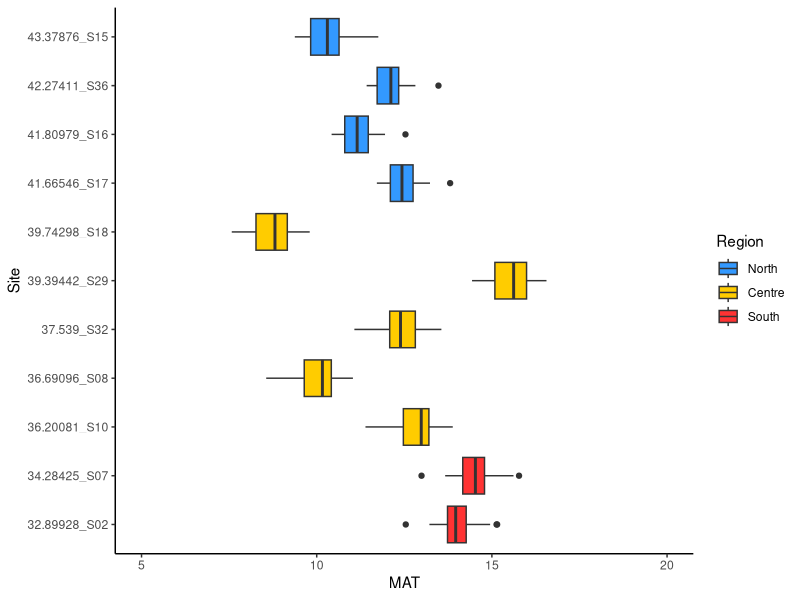
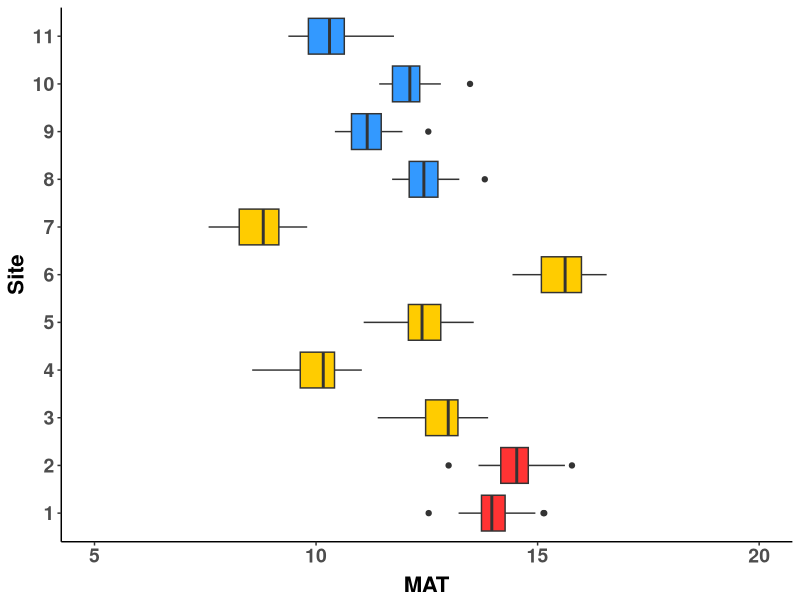
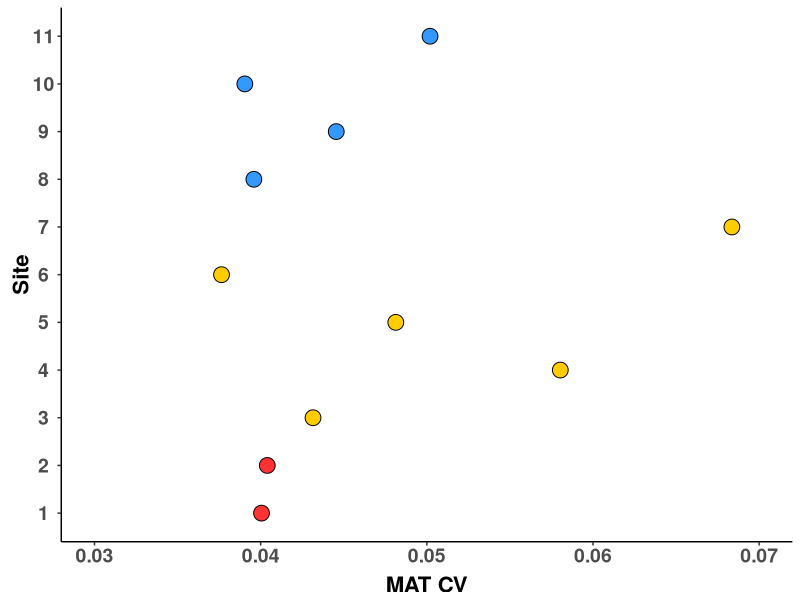
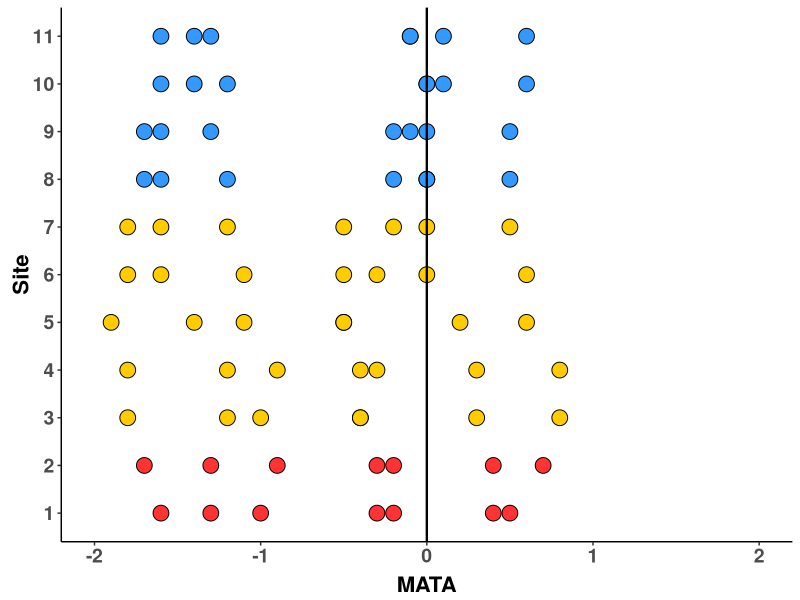
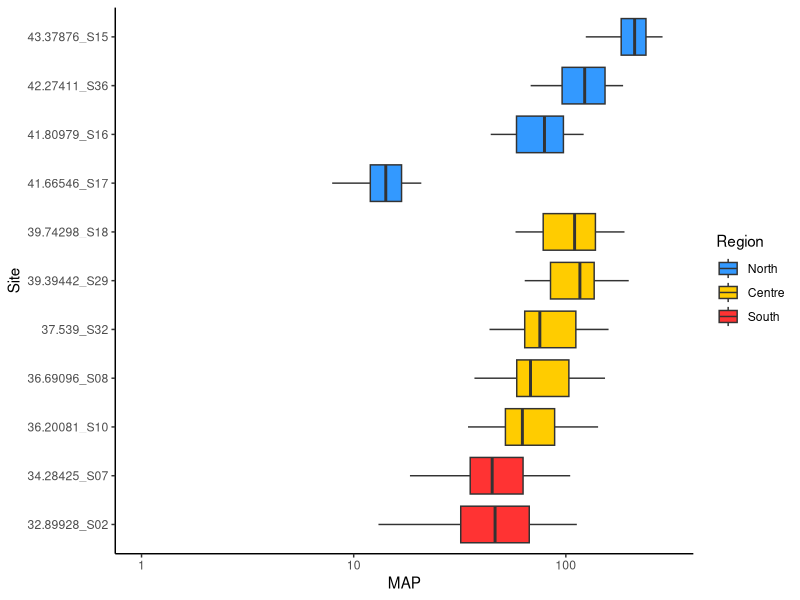
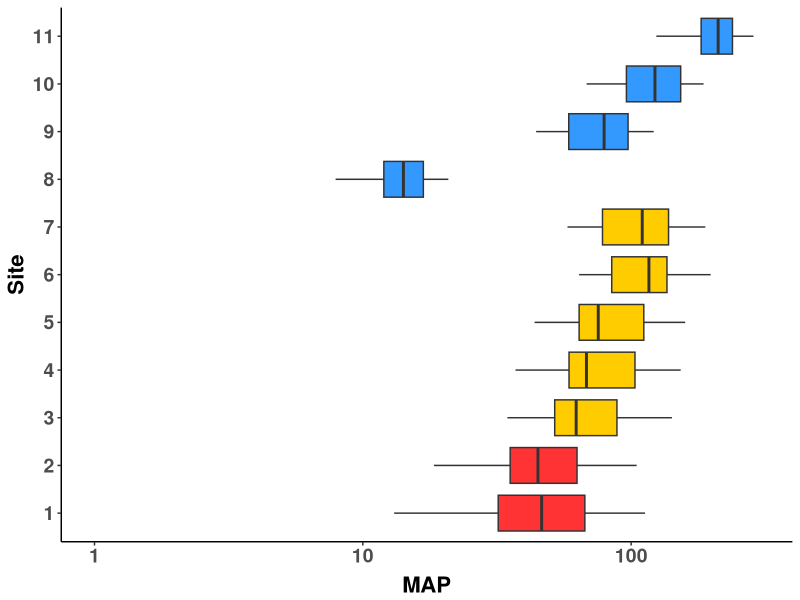
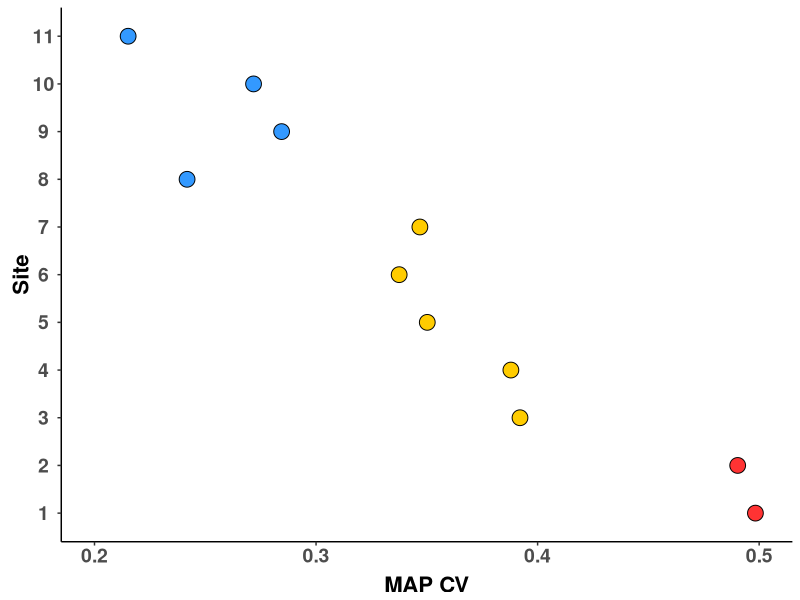
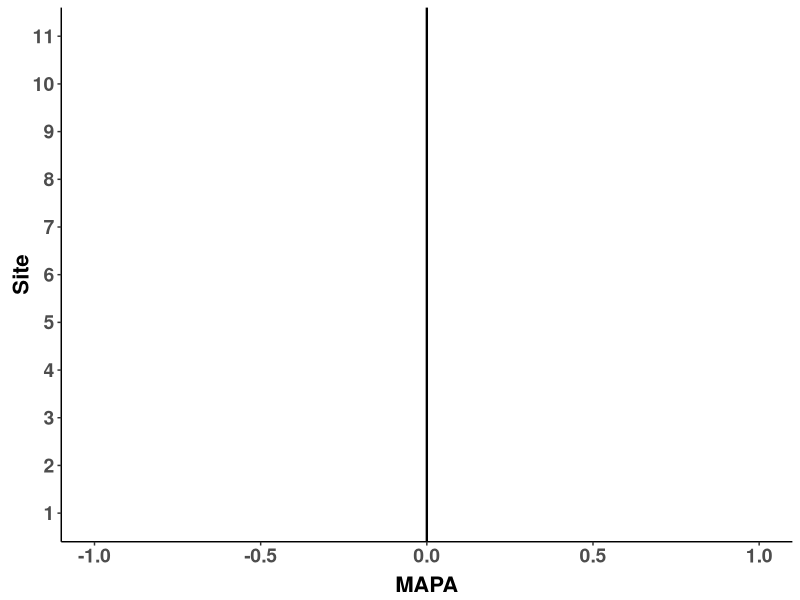

The R source for these figures, in order:
#################
# Generate MAT and MAP Fig S1, Paper 1
#################

library(tidyverse)
library(cowplot)


##### MAT ####


### Fig S1A, make MAT plot for 1979 to 2009 ###

m_year<-read.csv('Data/m_year.csv', header=T) #Imports 30 years of Mimulus climate data
colnames(m_year)[2]<-"Site"
m_year<-m_year %>% filter(Site!="S11")
m_year<-m_year %>% mutate(Region = ifelse(Latitude >= 40, "North", 
                                          ifelse((Latitude >35) & (Latitude <40), "Centre","South"))) %>%
  mutate(Site.Lat=paste(Latitude,Site,sep="_")) #Set up Site.Lat
m_year$Region<-as.factor(m_year$Region) #Make Region appear in logical order
m_year$Region<-factor(m_year$Region,levels=c("North","Centre","South"))
Site.lable<-c("32.89928_S02"="1","34.28425_S07"="2","36.20081_S10"="3","36.69096_S08"="4", 
              "37.539_S32"="5","39.39442_S29"="6","39.74298_S18"="7", "41.66546_S17"="8", 
              "41.80979_S16"="9","42.27411_S36"="10","43.37876_S15"="11")

#Make Graph
MAT_Lat<-ggplot(m_year, aes(x=Site.Lat, y=MAT,fill=Region))+ 
  geom_boxplot()+
  scale_y_continuous(name="MAT",limits=c(5,20))+
  xlab("Site")+
  coord_flip()+
  scale_fill_manual(values= c("North"="#3399FF", "Centre"="#FFCC00", "South"="#FF3333")) +
  theme_classic()
MAT_Lat
MAT_Lat<-MAT_Lat + theme(legend.position = "none",
                         axis.title.x=element_text(size=16,vjust = 0, face="bold",hjust=0.5),
                         #axis.ticks.x = element_blank(),
                         axis.text.x = element_text(size=14, face="bold", angle=0,hjust=0.5),
                         axis.text.y = element_text(size=14,face="bold"),
                         axis.title.y = element_text(size=16,vjust = 1, face="bold"))+
  scale_x_discrete(labels=Site.lable)
MAT_Lat
#ggsave("Fig S1A.pdf", width = 4, height = 7, units = "in")





### Fig S1B, make MAT CV plot for 1979 to 2009 ###

CV_climate<-read.csv('Data/climate.csv', header=T) #Imports 30 years of Mimulus climate data
colnames(CV_climate)[2]<-"Site" ; CV_climate<-CV_climate %>% filter(Site!="S11") #Clean up data set
CV_climate<-CV_climate %>% select(Site,ID2,Latitude,Longitude)
for (i in 1:11){ # calculate CV
  site.select<-m_year %>% filter(Site==CV_climate$Site[i])
  CV_climate[i,5]<-sd(site.select$MAT)/mean(site.select$MAT)
}
colnames(CV_climate)[5]<-"MAT.CV"
#Add in Region and Site.Lat
CV_climate<-CV_climate %>% mutate(Region = ifelse(Latitude >= 40, "North", 
                                                  ifelse((Latitude >35) & (Latitude <40), "Centre","South"))) %>%
  mutate(Site.Lat=paste(Latitude,Site,sep="_")) #Set up Site.Lat
CV_climate$Region<-as.factor(CV_climate$Region) #Make Region appear in logical order
CV_climate$Region<-factor(CV_climate$Region,levels=c("North","Centre","South"))
Site.lable<-c("32.89928_S02"="1","34.28425_S07"="2","36.20081_S10"="3","36.69096_S08"="4", 
              "37.539_S32"="5","39.39442_S29"="6","39.74298_S18"="7", "41.66546_S17"="8", 
              "41.80979_S16"="9","42.27411_S36"="10","43.37876_S15"="11")


#Dot graph
MAT_CV_Lat<-ggplot(CV_climate, aes(x=Site.Lat, y=MAT.CV))+ 
  geom_point(aes(fill=Region),size=5, shape=21,color="black")+
  scale_y_continuous(name="MAT CV",limits=c(0.03,0.07))+
  xlab("Site")+
  coord_flip()+
  scale_fill_manual(values= c("North"="#3399FF", "Centre"="#FFCC00", "South"="#FF3333")) +
  theme_classic()
MAT_CV_Lat<-MAT_CV_Lat + theme(legend.position = "none",
                       axis.title.x=element_text(size=16,vjust = 0, face="bold",hjust=0.5),
                       #axis.ticks.x = element_blank(),
                       axis.text.x = element_text(size=14, face="bold", angle=0,hjust=0.5),
                       axis.text.y = element_text(size=14,face="bold",hjust=0.5),
                       axis.title.y = element_text(size=16,vjust = 0, face="bold",hjust=0.5))+
  scale_x_discrete(labels=Site.lable)
MAT_CV_Lat
#ggsave("Fig 1B.pdf", width = 4, height = 7, units = "in")


### Fig S1C, make MATA plot per site.lat 2010 - 2016 ###

wna.all<-read.csv('Data/wna_all.csv', header=T) #Imports CMDA for all site/year cominbations
wna.all<-wna.all %>% filter(Site!="S11")
wna.all<-wna.all %>% mutate(Region = ifelse(Latitude >= 40, "North", 
                                            ifelse((Latitude >35) & (Latitude <40), "Centre","South"))) %>%
  mutate(Site.Lat=paste(Latitude,Site,sep="_")) #Set up Site.Lat
wna.all$Region<-as.factor(wna.all$Region) #Make Region appear in logical order
wna.all$Region<-factor(wna.all$Region,levels=c("North","Centre","South"))
Site.lable<-c("32.89928_S02"="1","34.28425_S07"="2","36.20081_S10"="3","36.69096_S08"="4", 
              "37.539_S32"="5","39.39442_S29"="6","39.74298_S18"="7", "41.66546_S17"="8", 
              "41.80979_S16"="9","42.27411_S36"="10","43.37876_S15"="11")


#Dot graph
MATA_Lat<-ggplot(wna.all, aes(x=Site.Lat, y=MAT.anom))+ 
  geom_point(aes(fill=Region),size=5, shape=21,color="black")+
  scale_y_continuous(name="MATA",limits=c(-2,2))+
  xlab("Site")+
  geom_hline(yintercept = 0, color="black", size=0.8)+
  coord_flip()+
  scale_fill_manual(values= c("North"="#3399FF", "Centre"="#FFCC00", "South"="#FF3333")) +
  theme_classic()
MATA_Lat<-MATA_Lat + theme(legend.position = "none",
                           axis.title.x=element_text(size=16,vjust = 0, face="bold",hjust=0.5),
                           #axis.ticks.x = element_blank(),
                           axis.text.x = element_text(size=14, face="bold", angle=0,hjust=0.5),
                           axis.text.y = element_text(size=14,face="bold"),
                           axis.title.y = element_text(size=16,vjust = 0, face="bold",hjust=0.5))+
  scale_x_discrete(labels=Site.lable)
MATA_Lat
#ggsave("Fig 1SC_point.pdf", width = 4, height = 7, units = "in")






#### MAP ####


### Fig S1D, make MAP plot for 1979 to 2009 ###

m_year<-read.csv('Data/m_year.csv', header=T) #Imports 30 years of Mimulus climate data
colnames(m_year)[2]<-"Site"
m_year<-m_year %>% filter(Site!="S11")
m_year<-m_year %>% mutate(Region = ifelse(Latitude >= 40, "North", 
                                          ifelse((Latitude >35) & (Latitude <40), "Centre","South"))) %>%
  mutate(Site.Lat=paste(Latitude,Site,sep="_")) #Set up Site.Lat
m_year$Region<-as.factor(m_year$Region) #Make Region appear in logical order
m_year$Region<-factor(m_year$Region,levels=c("North","Centre","South"))
Site.lable<-c("32.89928_S02"="1","34.28425_S07"="2","36.20081_S10"="3","36.69096_S08"="4", 
              "37.539_S32"="5","39.39442_S29"="6","39.74298_S18"="7", "41.66546_S17"="8", 
              "41.80979_S16"="9","42.27411_S36"="10","43.37876_S15"="11")

#Make Graph
MAP_Lat<-ggplot(m_year, aes(x=Site.Lat, y=MAP,fill=Region))+ 
  geom_boxplot()+
  scale_y_continuous(name="MAP", trans='log10', limits=c(1,300))+
  xlab("Site")+
  coord_flip()+
  scale_fill_manual(values= c("North"="#3399FF", "Centre"="#FFCC00", "South"="#FF3333")) +
  theme_classic()
MAP_Lat
MAP_Lat<-MAP_Lat + theme(legend.position = "none",
                         axis.title.x=element_text(size=16,vjust = 0, face="bold",hjust=0.5),
                         #axis.ticks.x = element_blank(),
                         axis.text.x = element_text(size=14, face="bold", angle=0,hjust=0.5),
                         axis.text.y = element_text(size=14,face="bold"),
                         axis.title.y = element_text(size=16,vjust = 1, face="bold"))+
  scale_x_discrete(labels=Site.lable)
MAP_Lat
#ggsave("Fig S1D.pdf", width = 4, height = 7, units = "in")





### Fig S1E, make MAP CV plot for 1979 to 2009 ###

CV_climate<-read.csv('Data/climate.csv', header=T) #Imports 30 years of Mimulus climate data
colnames(CV_climate)[2]<-"Site" ; CV_climate<-CV_climate %>% filter(Site!="S11") #Clean up data set
CV_climate<-CV_climate %>% select(Site,ID2,Latitude,Longitude)
for (i in 1:11){ # calculate CV
  site.select<-m_year %>% filter(Site==CV_climate$Site[i])
  CV_climate[i,5]<-sd(site.select$MAP)/mean(site.select$MAP)
}
colnames(CV_climate)[5]<-"MAP.CV"
#Add in Region and Site.Lat
CV_climate<-CV_climate %>% mutate(Region = ifelse(Latitude >= 40, "North", 
                                                  ifelse((Latitude >35) & (Latitude <40), "Centre","South"))) %>%
  mutate(Site.Lat=paste(Latitude,Site,sep="_")) #Set up Site.Lat
CV_climate$Region<-as.factor(CV_climate$Region) #Make Region appear in logical order
CV_climate$Region<-factor(CV_climate$Region,levels=c("North","Centre","South"))
Site.lable<-c("32.89928_S02"="1","34.28425_S07"="2","36.20081_S10"="3","36.69096_S08"="4", 
              "37.539_S32"="5","39.39442_S29"="6","39.74298_S18"="7", "41.66546_S17"="8", 
              "41.80979_S16"="9","42.27411_S36"="10","43.37876_S15"="11")


#Dot graph
MAP_CV_Lat<-ggplot(CV_climate, aes(x=Site.Lat, y=MAP.CV))+ 
  geom_point(aes(fill=Region),size=5, shape=21,color="black")+
  scale_y_continuous(name="MAP CV",limits=c(0.2,0.5))+
  xlab("Site")+
  coord_flip()+
  scale_fill_manual(values= c("North"="#3399FF", "Centre"="#FFCC00", "South"="#FF3333")) +
  theme_classic()
MAP_CV_Lat<-MAP_CV_Lat + theme(legend.position = "none",
                               axis.title.x=element_text(size=16,vjust = 0, face="bold",hjust=0.5),
                               #axis.ticks.x = element_blank(),
                               axis.text.x = element_text(size=14, face="bold", angle=0,hjust=0.5),
                               axis.text.y = element_text(size=14,face="bold",hjust=0.5),
                               axis.title.y = element_text(size=16,vjust = 0, face="bold",hjust=0.5))+
  scale_x_discrete(labels=Site.lable)
MAP_CV_Lat
#ggsave("Fig 1E.pdf", width = 4, height = 7, units = "in")


### Fig S1F, make MAPA plot per site.lat 2010 - 2016 ###

wna.all<-read.csv('Data/wna_all.csv', header=T) #Imports CMDA for all site/year cominbations
wna.all<-wna.all %>% filter(Site!="S11")
wna.all<-wna.all %>% mutate(Region = ifelse(Latitude >= 40, "North", 
                                            ifelse((Latitude >35) & (Latitude <40), "Centre","South"))) %>%
  mutate(Site.Lat=paste(Latitude,Site,sep="_")) #Set up Site.Lat
wna.all$Region<-as.factor(wna.all$Region) #Make Region appear in logical order
wna.all$Region<-factor(wna.all$Region,levels=c("North","Centre","South"))
Site.lable<-c("32.89928_S02"="1","34.28425_S07"="2","36.20081_S10"="3","36.69096_S08"="4", 
              "37.539_S32"="5","39.39442_S29"="6","39.74298_S18"="7", "41.66546_S17"="8", 
              "41.80979_S16"="9","42.27411_S36"="10","43.37876_S15"="11")


#Dot graph
MAPA_Lat<-ggplot(wna.all, aes(x=Site.Lat, y=MAP.anom))+ 
  geom_point(aes(fill=Region),size=5, shape=21,color="black")+
  scale_y_continuous(name="MAPA",limits=c(-1,1))+
  xlab("Site")+
  geom_hline(yintercept = 0, color="black", size=0.8)+
  coord_flip()+
  scale_fill_manual(values= c("North"="#3399FF", "Centre"="#FFCC00", "South"="#FF3333")) +
  theme_classic()
MAPA_Lat<-MAPA_Lat + theme(legend.position = "none",
                           axis.title.x=element_text(size=16,vjust = 0, face="bold",hjust=0.5),
                           #axis.ticks.x = element_blank(),
                           axis.text.x = element_text(size=14, face="bold", angle=0,hjust=0.5),
                           axis.text.y = element_text(size=14,face="bold"),
                           axis.title.y = element_text(size=16,vjust = 0, face="bold",hjust=0.5))+
  scale_x_discrete(labels=Site.lable)
MAPA_Lat
#ggsave("Fig 1SF_point.pdf", width = 4, height = 7, units = "in")




#Cowplot, 8 X 12
plot_grid(MAT_Lat,MAT_CV_Lat,MATA_Lat,MAP_Lat,MAP_CV_Lat,MAPA_Lat, ncol = 3,
          labels = c('A', 'B', 'C', 'D', 'E', 'F'), label_size = 16)



